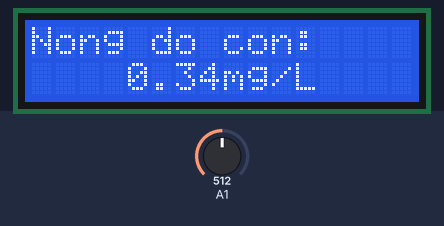
A sketch run on a simulated Arduino Uno, built with avr-gcc and run on an emulated ATmega328P. On the bench: 16×2 character LCD. The inputs (shaded band) are chosen by the test bench; at power-on: A1 = 512. What the sketch prints to the serial monitor is not drawn.

Above: at 1.2 s.
1.3 s: A1 set to 716
At 2.6 s:
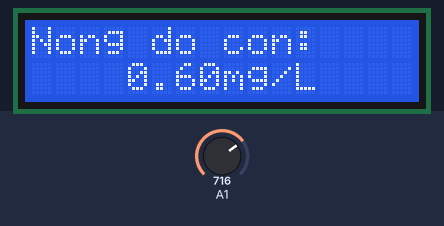
3.6 s: A1 set to 900
At 4.5 s:
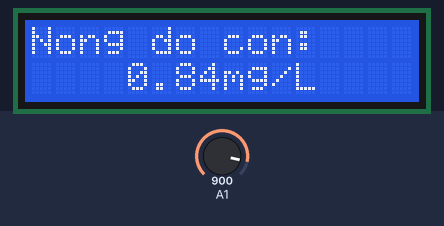
5.6 s: A1 set to 1023
At 7.7 s:
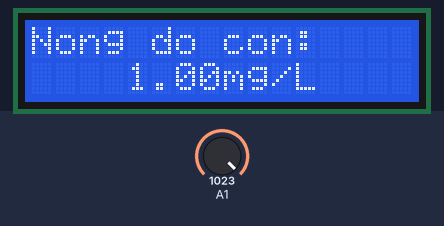
Timing chart, 0 to 9.2 s (numbered marks = the images above; inputs shaded):
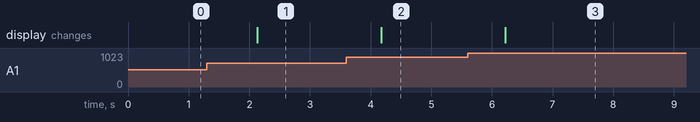

Measured:
- after the input at 1.3 s, the display: changes after 0.83 s (image 1)
- after the input at 3.6 s, the display: changes after 0.57 s (image 2)
- after the input at 5.6 s, the display: changes after 0.62 s (image 3)

The sketch:

sketch_nov20a.ino
```cpp
#include <LiquidCrystal_I2C.h>
LiquidCrystal_I2C lcd(0x27,16,2);
float avr = 0;
float show = 0;
int i = 0;
void setup() {
  // put your setup code here, to run once:
lcd.begin();
Serial.begin(9600);
}

void loop() {
  // put your main code here, to run repeatedly:
            lcd.setCursor(0,0);
            lcd.print("Nong do con:");
            float analog_record = analogRead(A1);
            Serial.println(analog_record);
            float map_analog = map(analog_record, 250, 1023, 1, 100);
            float ND = map_analog/100;
           Serial.println(ND);
            if(ND > 0)
            {
              lcd.setCursor(4,1);
              lcd.print(ND);
              lcd.print("mg/L");
            }
            else
            {
              lcd.setCursor(4,1);
              lcd.print("0.00");
              lcd.print("mg/L");
            }
            Serial.println(analog_record);
            delay(1000);
}
```
